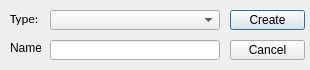
<?xml version="1.0" encoding="UTF-8"?>
<ui version="4.0">
 <class>NewFact</class>
 <widget class="QDialog" name="NewFact">
  <property name="geometry">
   <rect>
    <x>0</x>
    <y>0</y>
    <width>310</width>
    <height>70</height>
   </rect>
  </property>
  <property name="minimumSize">
   <size>
    <width>310</width>
    <height>70</height>
   </size>
  </property>
  <property name="maximumSize">
   <size>
    <width>310</width>
    <height>70</height>
   </size>
  </property>
  <property name="windowTitle">
   <string>Expert System Shell - New Fact</string>
  </property>
  <widget class="QComboBox" name="TypeSelection">
   <property name="geometry">
    <rect>
     <x>50</x>
     <y>10</y>
     <width>170</width>
     <height>20</height>
    </rect>
   </property>
   <property name="font">
    <font>
     <family>Calibri</family>
     <pointsize>10</pointsize>
    </font>
   </property>
   <property name="maxVisibleItems">
    <number>5</number>
   </property>
  </widget>
  <widget class="QLabel" name="TypeLabel">
   <property name="geometry">
    <rect>
     <x>10</x>
     <y>10</y>
     <width>31</width>
     <height>16</height>
    </rect>
   </property>
   <property name="font">
    <font>
     <family>Calibri</family>
     <pointsize>10</pointsize>
    </font>
   </property>
   <property name="text">
    <string>Type:</string>
   </property>
  </widget>
  <widget class="QLabel" name="NameLabel">
   <property name="geometry">
    <rect>
     <x>10</x>
     <y>40</y>
     <width>31</width>
     <height>16</height>
    </rect>
   </property>
   <property name="text">
    <string>Name:</string>
   </property>
  </widget>
  <widget class="QLineEdit" name="NameEdit">
   <property name="geometry">
    <rect>
     <x>50</x>
     <y>40</y>
     <width>170</width>
     <height>20</height>
    </rect>
   </property>
  </widget>
  <widget class="QPushButton" name="CreateButton">
   <property name="geometry">
    <rect>
     <x>230</x>
     <y>10</y>
     <width>75</width>
     <height>20</height>
    </rect>
   </property>
   <property name="text">
    <string>Create</string>
   </property>
  </widget>
  <widget class="QPushButton" name="CancelButton">
   <property name="geometry">
    <rect>
     <x>230</x>
     <y>40</y>
     <width>75</width>
     <height>20</height>
    </rect>
   </property>
   <property name="text">
    <string>Cancel</string>
   </property>
  </widget>
 </widget>
 <resources/>
 <connections>
  <connection>
   <sender>CreateButton</sender>
   <signal>clicked()</signal>
   <receiver>NewFact</receiver>
   <slot>CreateNewFact()</slot>
   <hints>
    <hint type="sourcelabel">
     <x>250</x>
     <y>18</y>
    </hint>
    <hint type="destinationlabel">
     <x>222</x>
     <y>15</y>
    </hint>
   </hints>
  </connection>
  <connection>
   <sender>CancelButton</sender>
   <signal>clicked()</signal>
   <receiver>NewFact</receiver>
   <slot>reject()</slot>
   <hints>
    <hint type="sourcelabel">
     <x>242</x>
     <y>46</y>
    </hint>
    <hint type="destinationlabel">
     <x>226</x>
     <y>52</y>
    </hint>
   </hints>
  </connection>
 </connections>
 <slots>
  <slot>CreateNewFact()</slot>
  <slot>CancelNewFact()</slot>
 </slots>
</ui>
